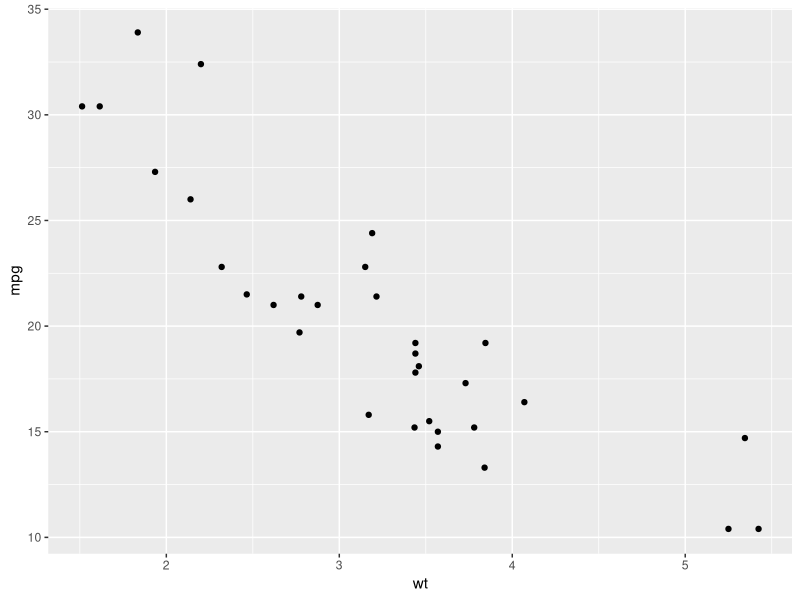
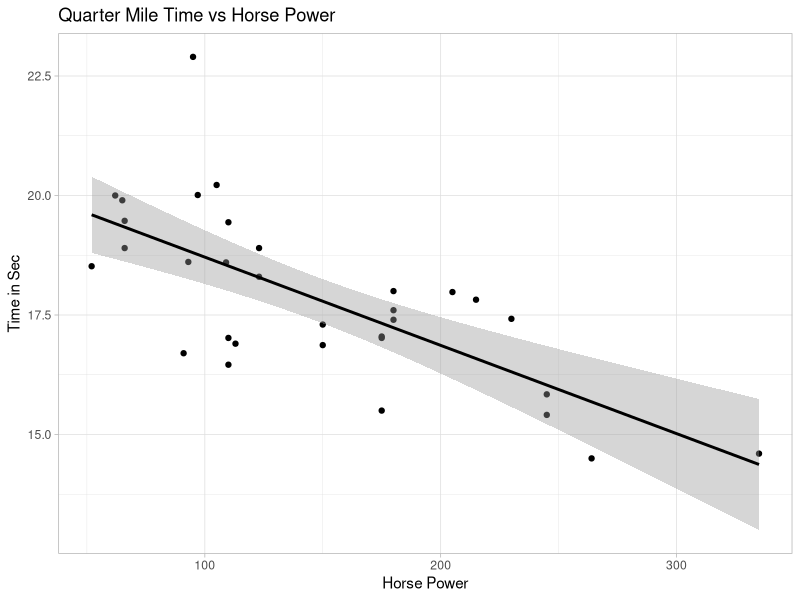
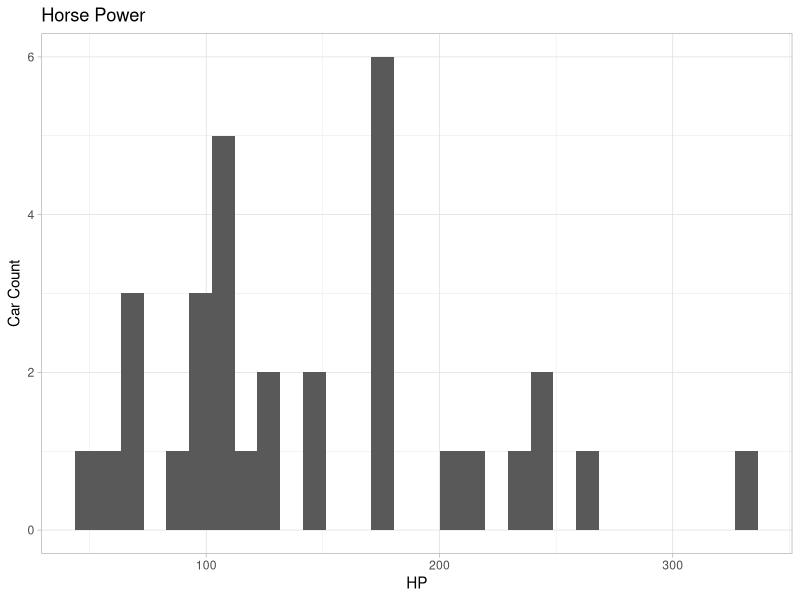

Recreate these plots in R, in order.
## ---- chunk 1
0.1 + 0.1 + 0.1 - 0.3
0.3 - 0.1 - 0.1 - 0.1 # a variation

# run this if you want to avoid scientific notation
options(scipen = 999)
## ---- chunk 2
# install.packages("tidyverse")
library(tidyverse)
## ---- chunk 3
mtcars[mtcars$cyl == 6 & mtcars$mpg > 20, c("mpg", "hp")]
## ---- chunk 4
mtcars %>%
  filter(cyl == 6, mpg > 20) |> # reminder that %>% is the same thing
  select(mpg, hp)
## ---- chunk 5
data(mtcars) # reads in the data & adds it to your environment as a dataframe
mtcars

mtcars <- mtcars |> 
  rownames_to_column("model")

view(mtcars)
head(mtcars)#preview dataframe 
summary(mtcars)
?mtcars

tail(mtcars)
## ---- chunk 6
mean(mtcars)#wrong
mean(mpg)#wrong

mean(mtcars$mpg) #$ lets you select variable column


## ---- chunk 7

mean(mtcars$hp)


## ---- chunk 8
median(mtcars$hp)


## ---- chunk 9
# this is a scatterplot of mpg by wt
ggplot(data = mtcars, aes(x=wt, y=mpg)) +
  geom_point()

## ---- chunk 10
#Scatter Plot
ggplot(data = mtcars, aes(x=hp, y=qsec)) +
  geom_point() +
  geom_smooth(method = "lm", color = "black") +
  theme_light() +
  labs(title = "Quarter Mile Time vs Horse Power",
       x = "Horse Power",
       y = "Time in Sec") 


#Histogram
ggplot(data = mtcars, aes(x=hp)) +
  geom_histogram() +
  theme_light() +
  labs( title = "Horse Power",
        x="HP",
        y="Car Count")
